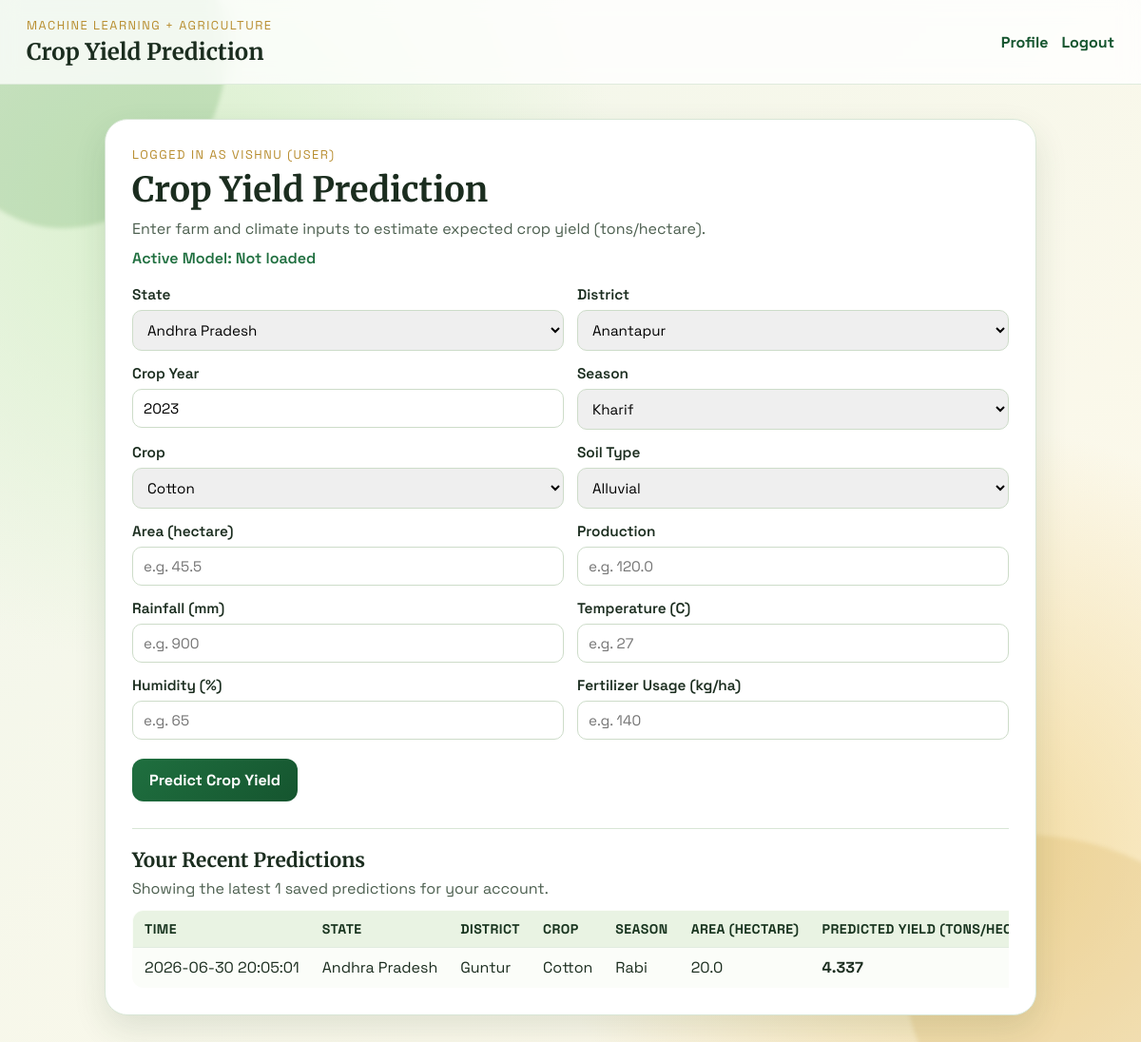
Screenshot of / (signed in) with the database file from the repository.
### tables this page shows
CREATE TABLE users (
                id INTEGER PRIMARY KEY AUTOINCREMENT,
                name TEXT NOT NULL,
                email TEXT NOT NULL UNIQUE,
                password_hash TEXT NOT NULL,
                role TEXT NOT NULL CHECK(role IN ('user', 'admin')),
                created_at TEXT NOT NULL
            );

CREATE TABLE predictions (
                id INTEGER PRIMARY KEY AUTOINCREMENT,
                user_id INTEGER NOT NULL,
                state TEXT NOT NULL,
                district TEXT NOT NULL,
                crop_year INTEGER NOT NULL,
                season TEXT NOT NULL,
                crop TEXT NOT NULL,
                area REAL NOT NULL,
                production REAL NOT NULL,
                rainfall REAL NOT NULL,
                temperature REAL NOT NULL,
                humidity REAL NOT NULL,
                soil_type TEXT NOT NULL,
                fertilizer_usage REAL NOT NULL,
                predicted_yield REAL NOT NULL,
                created_at TEXT NOT NULL,
                FOREIGN KEY(user_id) REFERENCES users(id)
            );

### app.py (the view)
@app.route("/")
@login_required
def index():
    options = get_dropdown_options()
    selected_state = request.args.get("state", "").strip() or options["states"][0]
    districts_for_state = options["state_district_map"].get(selected_state, options["districts"])
    selected_district = request.args.get("district", "").strip() or (districts_for_state[0] if districts_for_state else "")
    with get_db_connection() as connection:
        history_rows = connection.execute(
            """
            SELECT predicted_yield, state, district, crop, season, area, created_at
            FROM predictions
            WHERE user_id = ?
            ORDER BY id DESC
            LIMIT 10
            """,
            (session["user_id"],),
        ).fetchall()
    return render_template(
        "index.html",
        prediction=None,
        error_message=None,
        model_name=model_name,
        options=options,
        selected_state=selected_state,
        selected_district=selected_district,
        history=history_rows,
    )

### app.py (called while the page is built, shortened)
def get_db_connection() -> sqlite3.Connection:
    connection = sqlite3.connect(DB_FILE)
    connection.row_factory = sqlite3.Row
    return connection

def load_state_district_map() -> dict:
    if OFFICIAL_LOCATIONS_CACHE.exists():
        try:
            cached_map = json.loads(OFFICIAL_LOCATIONS_CACHE.read_text(encoding="utf-8"))
            if isinstance(cached_map, dict) and cached_map:
                return {k: sorted(set(v)) for k, v in cached_map.items() if isinstance(v, list)}
        except Exception:
            pass

def login_required(view_function):
    @wraps(view_function)
    def wrapped_view(*args, **kwargs):
        if session.get("user_id") is None:
            return redirect(url_for("login"))
        return view_function(*args, **kwargs)
    return wrapped_view

def get_current_user() -> sqlite3.Row | None:
    user_id = session.get("user_id")
    if user_id is None:
        return None
    with get_db_connection() as connection:
        return connection.execute("SELECT * FROM users WHERE id = ?", (user_id,)).fetchone()

@app.context_processor
def inject_user_context() -> dict:
    return {
        "current_user": get_current_user(),
        "current_role": session.get("role"),
    }

@app.before_request
def seed_session_defaults() -> None:
    if request.endpoint in {"login", "register", "static"}:
        return
    if request.endpoint is None:
        return

### templates/index.html (shortened to what this page needs)
<!DOCTYPE html>
<html lang="en">
<head>
    <link rel="stylesheet" href="{{ url_for('static', filename='style.css') }}">
</head>
<body>
    <header class="site-nav">
        <div>
            <p class="eyebrow">Machine Learning + Agriculture</p>
            <h1 class="nav-title">Crop Yield Prediction</h1>
        </div>
        <nav class="nav-links">
            <a href="{{ url_for('profile') }}">Profile</a>
            <a href="{{ url_for('logout') }}">Logout</a>
        </nav>
    </header>
    <div class="background-shape shape-1"></div>
    <main class="page-wrap">
        <section class="card">
            <div class="heading-wrap">
                <p class="eyebrow">Logged in as {{ current_user.name }} ({{ current_role }})</p>
                <h1>Crop Yield Prediction</h1>
                <p class="subtitle">Enter farm and climate inputs to estimate expected crop yield (tons/hectare).</p>
                <p class="model-tag">Active Model: {{ model_name }}</p>
            </div>
            <form method="POST" action="{{ url_for('predict') }}" class="prediction-form">
                <div class="grid">
                    <label>
                        State
                        <select id="state-select" name="state" required>
                            {% for state in options.states %}
                            <option value="{{ state }}" {% if state == selected_state %}selected{% endif %}>{{ state }}</option>
                            {% endfor %}
                        </select>
                    </label>
                    <label>
                        District
                        <select id="district-select" name="district" required>
                            {% for district in options.state_district_map.get(selected_state, options.districts) %}
                            <option value="{{ district }}" {% if district == selected_district %}selected{% endif %}>{{ district }}</option>
                            {% endfor %}
                        </select>
                    </label>
                    <label>
                        Crop Year
                        <input type="number" name="crop_year" min="2000" max="2050" step="1" value="2023" required>
                    </label>
                    <label>
                        Season
                        <select name="season" required>
                            {% for season in options.seasons %}
                            <option value="{{ season }}">{{ season }}</option>
                            {% endfor %}
                        </select>
                    </label>
                    <label>
                        Crop
                        <select name="crop" required>
                            {% for crop in options.crops %}
                            <option value="{{ crop }}">{{ crop }}</option>
                            {% endfor %}
                        </select>
                    </label>
                    <label>
                        Soil Type
                        <select name="soil_type" required>
                            {% for soil in options.soil_types %}
                            <option value="{{ soil }}">{{ soil }}</option>
                            {% endfor %}
                        </select>
                    </label>
                    <label>
                        Area (hectare)
                        <input type="number" name="area" min="0" step="0.01" placeholder="e.g. 45.5" required>
                    </label>
                    <label>
                        Production
                        <input type="number" name="production" min="0" step="0.01" placeholder="e.g. 120.0" required>
                    </label>
                    <label>
                        Rainfall (mm)
                        <input type="number" name="rainfall" min="0" step="0.01" placeholder="e.g. 900" required>
                    </label>
                    <label>
                        Temperature (C)
                        <input type="number" name="temperature" min="0" step="0.01" placeholder="e.g. 27" required>
                    </label>
                    <label>
                        Humidity (%)
                        <input type="number" name="humidity" min="0" step="0.01" placeholder="e.g. 65" required>
                    </label>
                    <label>
                        Fertilizer Usage (kg/ha)
                        <input type="number" name="fertilizer_usage" min="0" step="0.01" placeholder="e.g. 140" required>
                    </label>
                </div>
                <button type="submit">Predict Crop Yield</button>
            </form>
            <div class="history-wrap">
                <h2>Your Recent Predictions</h2>
                <p class="history-note">Showing the latest {{ history|length }} saved predictions for your account.</p>
                <div class="table-scroll">
                    <table class="history-table">
                        <thead>
                            <tr>
                                <th>Time</th>
                                <th>State</th>
                                <th>District</th>
                                <th>Crop</th>
                                <th>Season</th>
                                <th>Area (hectare)</th>
                                <th>Predicted Yield (tons/hectare)</th>
                            </tr>
                        </thead>
                        <tbody>
                            {% for row in history %}
                            <tr>
                                <td>{{ row.created_at }}</td>
                                <td>{{ row.state }}</td>
                                <td>{{ row.district }}</td>
                                <td>{{ row.crop }}</td>
                                <td>{{ row.season }}</td>
                                <td>{{ row.area }}</td>
                                <td><strong>{{ row.predicted_yield }}</strong></td>
                            </tr>
                            {% endfor %}
                        </tbody>
                    </table>
                </div>
            </div>
        </section>
    </main>
</body>
</html>

### static/style.css (style rules this page uses)
:root { --bg-deep: #f0f6eb; --bg-soft: #fff9ea; --card: #ffffff; --primary: #1f6f3f; --primary-strong: #15552f; --accent: #b88d2f; --text-main: #1b2d1f; --text-muted: #4c5f4f; --border: #d8e6d6; --error-bg: #ffe8e8; --error-text: #8b1f1f; --success-bg: #e8f6e9; --success-text: #15552f; }
* { box-sizing: border-box; }
body { margin: 0; min-height: 100vh; font-family: "Space Grotesk", sans-serif; color: var(--text-main); background: radial-gradient(circle at 15% 20%, #d9f0cd 0%, transparent 35%), radial-gradient(circle at 85% 80%, #f3dba0 0%, transparent 33%), linear-gradient(135deg, var(--bg-deep), var(--bg-soft)); overflow-x: hidden; }
.background-shape { position: fixed; width: 320px; height: 320px; border-radius: 38% 62% 55% 45% / 42% 38% 62% 58%; filter: blur(2px); opacity: 0.25; z-index: 0; }
.shape-1 { top: -80px; left: -80px; background: #66a85f; animation: floatA 11s ease-in-out infinite; }
.page-wrap { position: relative; z-index: 2; display: flex; justify-content: center; align-items: flex-start; padding: 36px 16px 50px; }
.card { width: min(980px, 100%); background: var(--card); border: 1px solid var(--border); border-radius: 24px; padding: 28px; box-shadow: 0 14px 34px rgba(36, 68, 34, 0.12); animation: cardIn 0.7s ease; }
.heading-wrap { margin-bottom: 18px; }
.eyebrow { font-size: 0.8rem; letter-spacing: 0.12em; text-transform: uppercase; color: var(--accent); margin: 0; }
h1 { margin: 6px 0 8px; font-size: clamp(1.7rem, 3vw, 2.4rem); font-family: "Merriweather", serif; }
.subtitle { margin: 0; color: var(--text-muted); }
.model-tag { margin-top: 10px; font-weight: 600; color: var(--primary); }
.prediction-form { margin-top: 16px; }
.grid { display: grid; gap: 14px; grid-template-columns: repeat(2, minmax(220px, 1fr)); }
label { display: flex; flex-direction: column; gap: 7px; font-weight: 600; font-size: 0.96rem; }
input, select { border: 1px solid #cddcc9; border-radius: 10px; padding: 10px 11px; font-size: 0.95rem; font-family: inherit; outline: none; transition: border-color 0.2s ease, box-shadow 0.2s ease; }
button { margin-top: 20px; border: none; background: linear-gradient(135deg, var(--primary), var(--primary-strong)); color: #ffffff; font-family: inherit; font-size: 1rem; font-weight: 700; padding: 12px 18px; border-radius: 12px; cursor: pointer; transition: transform 0.15s ease, box-shadow 0.2s ease; }
.history-wrap { margin-top: 28px; border-top: 1px solid var(--border); padding-top: 20px; }
.history-wrap h2 { margin: 0; font-family: "Merriweather", serif; font-size: 1.3rem; }
.history-note { margin: 6px 0 12px; color: var(--text-muted); }
.table-scroll { width: 100%; overflow-x: auto; }
.history-table { width: 100%; min-width: 720px; border-collapse: collapse; border: 1px solid var(--border); border-radius: 12px; overflow: hidden; background: #fbfdf9; }
.history-table thead th { background: #e9f3e3; color: #18341f; font-size: 0.88rem; letter-spacing: 0.03em; text-transform: uppercase; }
.history-table th, .history-table td { padding: 10px 12px; border-bottom: 1px solid #e1ece0; text-align: left; white-space: nowrap; }
.site-nav { position: sticky; top: 0; z-index: 5; display: flex; justify-content: space-between; align-items: center; gap: 16px; padding: 18px 28px; backdrop-filter: blur(10px); background: rgba(255, 255, 255, 0.78); border-bottom: 1px solid rgba(216, 230, 214, 0.8); }
.nav-title { margin: 4px 0 0; font-family: "Merriweather", serif; font-size: 1.5rem; }
.nav-links { display: flex; gap: 14px; flex-wrap: wrap; }
.nav-links a, .auth-footer a { color: var(--primary-strong); text-decoration: none; font-weight: 700; }

### rows the page displays
users: name "VISHNU", role "USER"
predictions: created_at "2026-06-30 20:05:01", state "Andhra Pradesh", district "Guntur", crop "Cotton", season "Rabi", area "20.0", predicted_yield "4.337"

### other values shown
{{ model_name }} "Not loaded"
{{ history|length }} "1"
form field state "Andhra Pradesh"
form field season "Kharif"
form field crop "Cotton"
form field soil_type "Alluvial"
